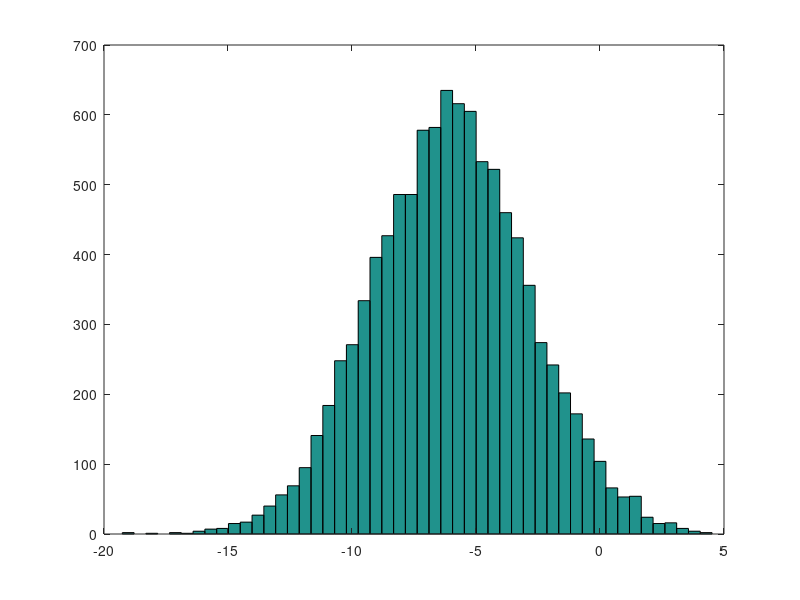

Here is the MATLAB script that generated this plot:
% is the comment
% basic operators
1 + 1; % addition, subtraction, multiplication, division are as you'd expect
2^6; % exponent
1 == 1; % boolean
1 ~= 1; % inequality is different from most programing languages, uses ~
1 && 0;
1 || 0; % and/or as you'd expect

% Adding a semicolon will make an expression NOT print to console
xor(1, 0); % same as or

a=pi;
disp(sprintf('2 decimals: %0.2f', a)); % print command with decimal points

A = [1 2; 3 4; 5 6]; % manual declaration of a matrix
B = [1; 2; 3]; # manual declaration of a vector

C = 0:1:20; % this will create a vector 0-20 with increments of 1
D = 1:10; % shorthand for incrementing by 1

ones(2,3); % generate a 2x3 matrix filled with 1
2*ones(2,3); % generate a 2x3 matrix filled with 2
zeros(1,3); % same but 0
rand(1, 3); % same but random numbers
randn(1, 3); % random with Gaussian distribution

% cool trick - display bell curve
w = -6 + sqrt(10)*(randn(1, 10000));
hist(w, 50)

eye(4); % generates a 4x4 identity matrix

load testData.dat; % loads data from a file
who; % shows all variables in memory. After loading data from file above, testData will become available
whos; % same but in detail
size(testData); % will show dimensions of a matrix
clear testData; % removes variable from memory

save hello.mat A; % save variable A to disk as hello.mat


E = [1 2; 3 4; 5 6];
E(3, 2); % returns 6 - 3rd row 2nd column
E(3,:); % get everything from 3rd row
E([1 3], :); % get first and third rows, all columns from selected rows
E(:, 2) = [10; 11; 12]; % replace second column with these numbers
A = [A, [100; 101; 102]]; % append another column to the right
A(:); % put all elements of A into a single vector

F = [1 2; 3 4; 5 6];
G = [7 8; 9 10; 11 12];
H = [F G]; % Creates a new matrix, concatenating columns
H = [F; G]; % Concatenating rows 

J = [1 2; 3 4; 5 6];
K = [1 1; 2 2];
J*K; % You can perform operations on a 3x2 matrix by a 2x2 matrics for example
F .* G; % You can also just multiple all elements in a matrix by another matrix
F .^ 2; % Square all elements of a matrix

HOHO = [1; 2; 3];
1 ./ HOHO; % get scale of provided number. In this example, [1.00, 0.50, 0.33]

TRANSPOSEMEDADDY = G = [1 2; 3 4; 5 6];
TRANSPOSEMEDADDY' % Will transpose the array. Turns 3x2 into 2x3

L = [1 15 2 0.5];
val = max(L); % returns 15
[val, ind] = max(L); % returns 15 and 2 (1-indexed)
L < 2; % returns booleans for all values less than 2. SO: [1 0 0 1]
find(L < 3); % returns all elements less than 3. SO: [1, 2, 0.5]
